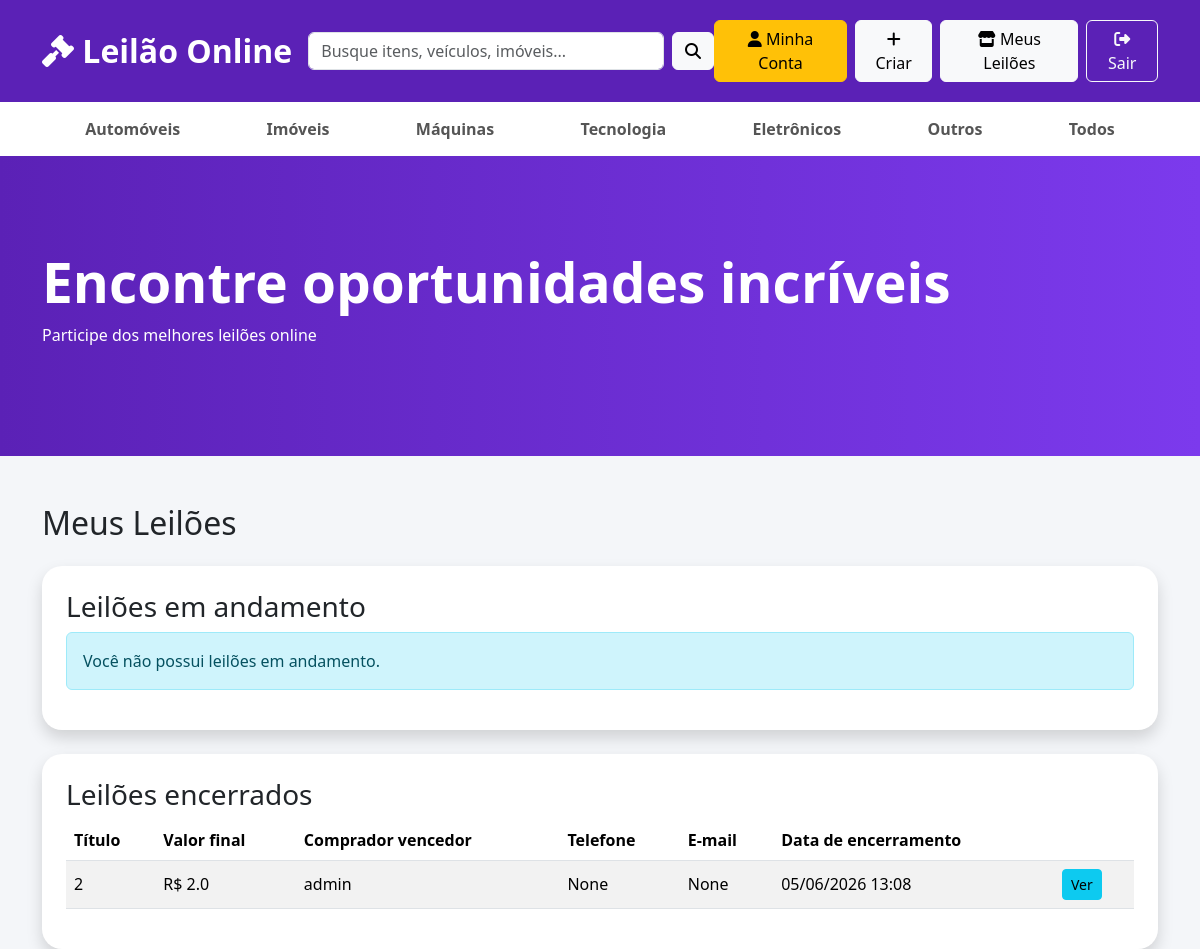
The app's page /meus_leiloes (signed in) with its own data.
### app.py (models this page shows)
class Leilao(db.Model):
    id = db.Column(
        db.Integer,
        primary_key=True
    )
    titulo = db.Column(
        db.String(100),
        nullable=False
    )
    descricao = db.Column(
        db.Text
    )
    preco_inicial = db.Column(
        db.Float,
        nullable=False
    )
    lance_atual = db.Column(
        db.Float
    )
    imagem = db.Column(
        db.String(200),
        default='sem-imagem.jpg'
    )
    data_fim = db.Column(
        db.DateTime
    )
    criador_id = db.Column(
        db.Integer,
        db.ForeignKey('user.id')
    )
    categoria = db.Column(
        db.String(50)
    )
    encerrado = db.Column(
        db.Boolean,
        default=False
    )
    vencedor_id = db.Column(
        db.Integer,
        db.ForeignKey('user.id')
    )
    valor_final = db.Column(
        db.Float
    )
    criador = db.relationship(
        'User',
        foreign_keys=[criador_id]
    )
    vencedor = db.relationship(
        'User',
        foreign_keys=[vencedor_id]
    )

class User(UserMixin, db.Model):
    foto = db.Column(
    db.String(200),
    default='padrao.png'
)
    id = db.Column(
        db.Integer,
        primary_key=True
    )
    username = db.Column(
        db.String(50),
        unique=True,
        nullable=False
    )
    password = db.Column(
        db.String(255),
        nullable=False
    )
    role = db.Column(
        db.String(20),
        default='Usuario'
    )
    nome_completo = db.Column(
        db.String(120)
    )
    telefone = db.Column(
        db.String(30)
    )
    email = db.Column(
        db.String(120)
    )
    cidade = db.Column(
        db.String(80)
    )
    estado = db.Column(
        db.String(2)
    )
    banido = db.Column(
    db.Boolean,
    default=False
)

### app.py (the view)
@app.route('/meus_leiloes')
@login_required
def meus_leiloes():
    finalizar_leiloes_expirados()
    leiloes_abertos = Leilao.query.filter_by(
        criador_id=current_user.id,
        encerrado=False
    ).order_by(
        Leilao.data_fim.asc()
    ).all()
    leiloes_encerrados = Leilao.query.filter_by(
        criador_id=current_user.id,
        encerrado=True
    ).order_by(
        Leilao.data_fim.desc()
    ).all()
    return render_template(
        'meus_leiloes.html',
        leiloes_abertos=leiloes_abertos,
        leiloes_encerrados=leiloes_encerrados
    )

### app.py (called while the page is built)
def finalizar_leiloes_expirados():
    leiloes = Leilao.query.filter(
        Leilao.encerrado.is_(False),
        Leilao.data_fim.isnot(None),
        Leilao.data_fim <= datetime.now()
    ).all()
    for leilao in leiloes:
        finalizar_leilao(leilao)
    if leiloes:
        db.session.commit()

@login_manager.user_loader
def load_user(user_id):
    return User.query.get(int(user_id))

### templates/meus_leiloes.html
{% extends 'base.html' %}
{% block conteudo %}
<h2 class="mb-4">Meus Leilões</h2>
<div class="card shadow p-4 mb-4">
<h3>Leilões em andamento</h3>
{% if leiloes_abertos %}
<table class="table table-striped align-middle">
    <thead>
        <tr>
            <th>Título</th>
            <th>Maior lance atual</th>
            <th>Tempo restante</th>
            <th></th>
        </tr>
    </thead>
    <tbody>
        {% for leilao in leiloes_abertos %}
        <tr>
            <td>{{ leilao.titulo }}</td>
            <td>R$ {{ leilao.lance_atual or leilao.preco_inicial }}</td>
            <td>
                {% if leilao.data_fim %}
                <span data-countdown="{{ leilao.data_fim.isoformat() }}">Carregando...</span>
                {% else %}
                Sem data definida
                {% endif %}
            </td>
            <td>
                <a href="/leilao/{{ leilao.id }}" class="btn btn-info btn-sm">Ver</a>
            </td>
        </tr>
        {% endfor %}
    </tbody>
</table>
{% else %}
<div class="alert alert-info">Você não possui leilões em andamento.</div>
{% endif %}
</div>
<div class="card shadow p-4">
<h3>Leilões encerrados</h3>
{% if leiloes_encerrados %}
<table class="table table-striped align-middle">
    <thead>
        <tr>
            <th>Título</th>
            <th>Valor final</th>
            <th>Comprador vencedor</th>
            <th>Telefone</th>
            <th>E-mail</th>
            <th>Data de encerramento</th>
            <th></th>
        </tr>
    </thead>
    <tbody>
        {% for leilao in leiloes_encerrados %}
        <tr>
            <td>{{ leilao.titulo }}</td>
            <td>
                {% if leilao.valor_final %}
                R$ {{ leilao.valor_final }}
                {% else %}
                Sem venda
                {% endif %}
            </td>
            <td>
                {% if leilao.vencedor %}
                {{ leilao.vencedor.nome_completo or leilao.vencedor.username }}
                {% else %}
                Sem vencedor
                {% endif %}
            </td>
            <td>{{ leilao.vencedor.telefone if leilao.vencedor else '-' }}</td>
            <td>{{ leilao.vencedor.email if leilao.vencedor else '-' }}</td>
            <td>{{ leilao.data_fim.strftime('%d/%m/%Y %H:%M') if leilao.data_fim else '-' }}</td>
            <td>
                <a href="/leilao/{{ leilao.id }}" class="btn btn-info btn-sm">Ver</a>
            </td>
        </tr>
        {% endfor %}
    </tbody>
</table>
{% else %}
<div class="alert alert-info">Você ainda não possui leilões encerrados.</div>
{% endif %}
</div>
{% endblock %}

### static/style.css (style rules this page uses)
body { background:#f4f6f9; }
.card { border:none; border-radius:20px; overflow:hidden; transition:.4s; }

### records on screen
Leilao: titulo "2", valor_final "2.0", vencedor "admin", vencedor "None", data_fim "05/06/2026 13:08"
